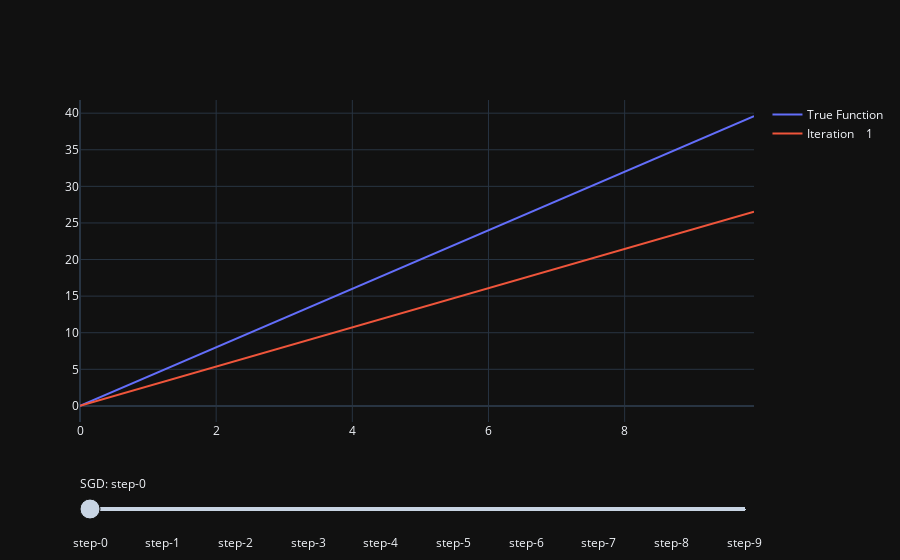

Notebook source saved alongside this figure:
### Markdown cell above
$$ \theta_{t+1} = \theta_t - \alpha D_\theta \text{MSE} $$

### Code cell
alpha = 0.01
theta = random.uniform(key)
n_iterations = 20
fig = go.Figure()
steps = []

print(f"Initial theta: {theta}")

fig.add_trace(
    go.Scatter(
        visible=False,
        name=f"True Function",
        x=x,
        y=f(x)
    )
)

prev_loss = 0
for i in range(n_iterations):
    ###########################################################################
    theta -= alpha * mean_squared_error_d_theta(theta, x, f(x))
    loss = mean_squared_error(theta, x, f(x)).item()
    if jnp.abs(loss - prev_loss) < 1e-6:
        print(f"Converged at iteration {i + 1}")
        break
    prev_loss = loss
    ###########################################################################
    fig.add_trace(
        go.Scatter(
            visible=False,
            name=f"Iteration {(i + 1):4d}",
            x=x,
            y=theta * x
        )
    )
    step = dict(
        method="update",
        args=[
            {"visible": [False] * (n_iterations + 1)},
            {"title": "SGD Iteration: " + str(i + 1)}
        ],
    )
    step["args"][0]["visible"][0] = True
    step["args"][0]["visible"][i+1] = True
    steps.append(step)
    ###########################################################################
    print(f"Iteration {(i + 1):4d}: loss = {loss:.3f} | y_pred = {theta:.3f}x")

sliders = [dict(
    active=n_iterations,
    currentvalue={"prefix": "SGD: "},
    pad={"t": 50},
    steps=steps
)]

fig.data[0].visible = True
fig.data[1].visible = True
fig.update_layout(
    sliders=sliders
)
fig.show()
